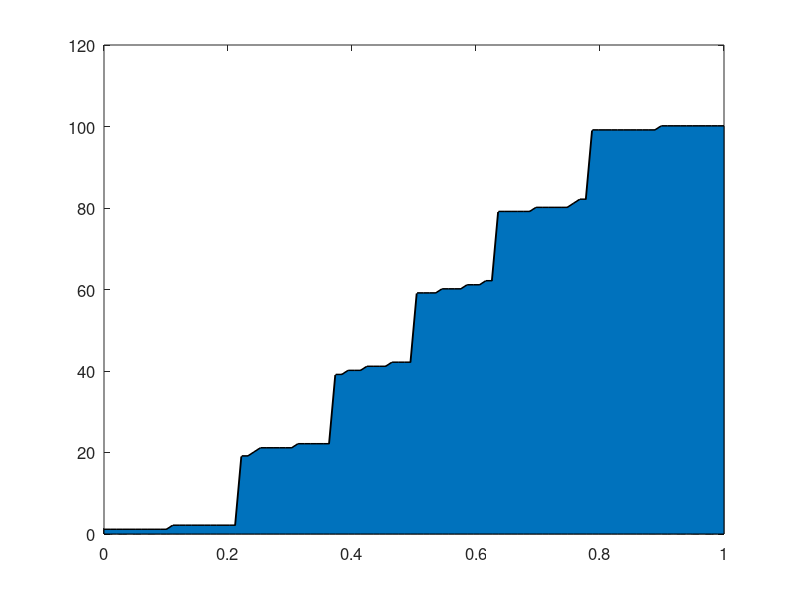

MATLAB code for this plot: (Note: this script raises an error after producing the figure.)
function bottlenose_jump

    % preliminary calls
    close all;
    set(0,'defaultaxesfontsize',12);
    set(0,'defaulttextfontsize',12);

    global X;

    % parameters
    X.ep = .1; % noise parameter
    X.n = 100; % #of knots
    X.N = 100; % #of nodes
    X.tol = 1.e-8; 

    % importance function
    I = @(r) r.*(1-r);
    X.I0 = @(s,t) integral(@(r) I(r),s,t);
    X.I1 = @(s,t) integral(@(r) r.*I(r),s,t);

    % knots
    X.t = linspace(0,1,X.n); % knots
    
    % solve for inverse of message
    m0 = X.t(:); er = 2*X.tol;
    while er>X.tol
        m1 = F(m0);
        er = norm(m1-m0);
        m0 = m1;
    end
    
    % grid
    q = linspace(0,1,X.N);
    m = dsearchn(m1,q(:));
        
    % plot
    figure;
    plot(q,m,'-k','linewidth',2); hold on;
    plot(q,I(q),'--k'); hold on;
    
    A1 = area(q,m+X.ep); hold on;
    A1(1).FaceColor = .75*ones(1,3);
    A1(1).LineStyle = 'none';
    A2 = area(q,m-X.ep,-X.ep); hold on;
    A2(1).FaceColor = 'w';
    A2(1).LineStyle = 'none';
    
    plot(q,zeros(size(q)),'-k'); hold on;
    plot(q,ones(size(q)),'-k'); hold on;
    plot(zeros(size(q)),linspace(-2*X.ep,1+2*X.ep,X.N),'-k'); hold on;
    plot(ones(size(q)),linspace(-2*X.ep,1+2*X.ep,X.N),'-k'); hold on;
    plot(q,(1+X.ep)*ones(size(q)),'-k'); hold on;
    plot(q,-X.ep*ones(size(q)),'-k'); hold on;

    plot(q,m,'-k','linewidth',2); hold on;
    plot(q,I(q),'--k'); hold on;
    
    legend('message','importance','location','northwest');

    axis([-X.ep,1+X.ep,-2*X.ep,1+2*X.ep]);
    xlabel('$q$','interpreter','latex');
    ylabel('$m$','interpreter','latex');
    set(gca,'ticklabelinterpreter','latex','xtick',[0,1],'ytick',[-X.ep,0,1,1+X.ep],'yticklabels',{'$-\bar{\epsilon}$','$0$','$1$','$1+\bar{\epsilon}$'});
    axis square; 
    
end

function m1 = F(m0)
    global X;
    m1 = zeros(X.n,1);
    % Euler-Lagrange
    for i = 2:X.n-1
        qu = min([m0(dsearchn(X.t(:),X.t(i)+2*X.ep)),1]);
        qm = m0(i);
        ql = max([m0(dsearchn(X.t(:),X.t(i)-2*X.ep)),0]);
        m1(i) = .5*(X.I1(qm,qu)./X.I0(qm,qu)+X.I1(ql,qm)./X.I0(ql,qm));
    end
    % endpoints
    m1(1) = 0; m1(X.n) = 1;
end